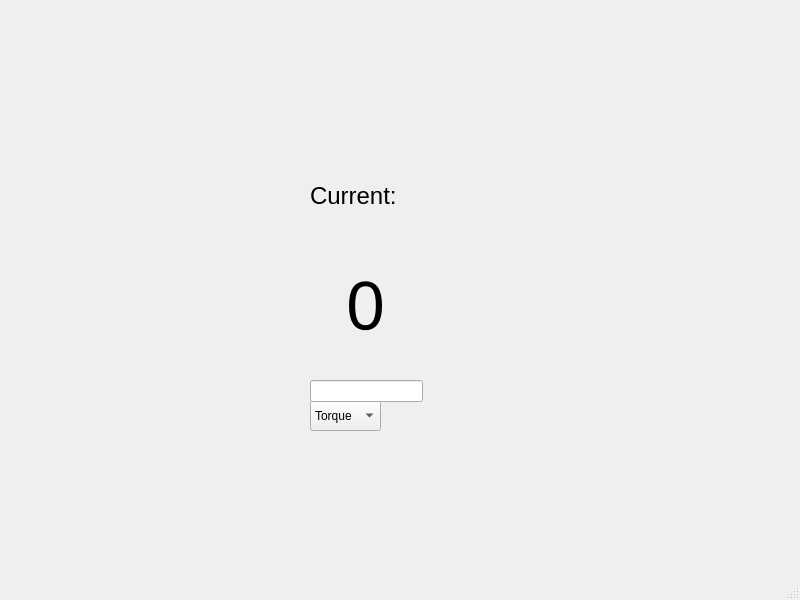
<?xml version="1.0" encoding="UTF-8"?>
<ui version="4.0">
 <class>MainWindow</class>
 <widget class="QMainWindow" name="MainWindow">
  <property name="geometry">
   <rect>
    <x>0</x>
    <y>0</y>
    <width>800</width>
    <height>600</height>
   </rect>
  </property>
  <property name="windowTitle">
   <string>MainWindow</string>
  </property>
  <widget class="QWidget" name="centralwidget">
   <widget class="QComboBox" name="comboBoxChoices">
    <property name="geometry">
     <rect>
      <x>310</x>
      <y>400</y>
      <width>71</width>
      <height>31</height>
     </rect>
    </property>
    <property name="autoFillBackground">
     <bool>true</bool>
    </property>
    <property name="editable">
     <bool>false</bool>
    </property>
    <property name="currentText">
     <string>Torque</string>
    </property>
    <item>
     <property name="text">
      <string>Torque</string>
     </property>
    </item>
    <item>
     <property name="text">
      <string>Velocity</string>
     </property>
    </item>
    <item>
     <property name="text">
      <string>Angle</string>
     </property>
    </item>
   </widget>
   <widget class="QLabel" name="centerText">
    <property name="geometry">
     <rect>
      <x>280</x>
      <y>240</y>
      <width>171</width>
      <height>131</height>
     </rect>
    </property>
    <property name="font">
     <font>
      <pointsize>52</pointsize>
     </font>
    </property>
    <property name="text">
     <string>0</string>
    </property>
    <property name="alignment">
     <set>Qt::AlignCenter</set>
    </property>
   </widget>
   <widget class="QLabel" name="currentValue">
    <property name="geometry">
     <rect>
      <x>310</x>
      <y>180</y>
      <width>331</width>
      <height>31</height>
     </rect>
    </property>
    <property name="font">
     <font>
      <pointsize>18</pointsize>
     </font>
    </property>
    <property name="text">
     <string>Current: </string>
    </property>
   </widget>
   <widget class="QLineEdit" name="targetSet">
    <property name="geometry">
     <rect>
      <x>310</x>
      <y>380</y>
      <width>113</width>
      <height>22</height>
     </rect>
    </property>
   </widget>
   <widget class="QLabel" name="background">
    <property name="geometry">
     <rect>
      <x>20</x>
      <y>30</y>
      <width>741</width>
      <height>511</height>
     </rect>
    </property>
    <property name="text">
     <string/>
    </property>
   </widget>
   <zorder>background</zorder>
   <zorder>comboBoxChoices</zorder>
   <zorder>centerText</zorder>
   <zorder>currentValue</zorder>
   <zorder>targetSet</zorder>
  </widget>
  <widget class="QMenuBar" name="menubar">
   <property name="geometry">
    <rect>
     <x>0</x>
     <y>0</y>
     <width>800</width>
     <height>22</height>
    </rect>
   </property>
  </widget>
  <widget class="QStatusBar" name="statusbar"/>
 </widget>
 <resources/>
 <connections/>
</ui>
